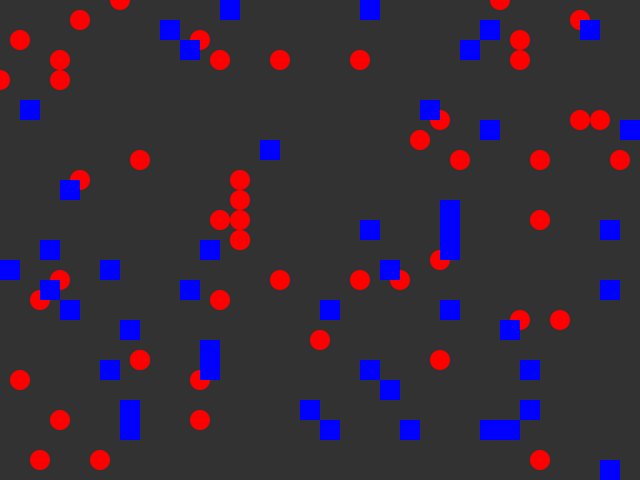
Frame 1 (no input)
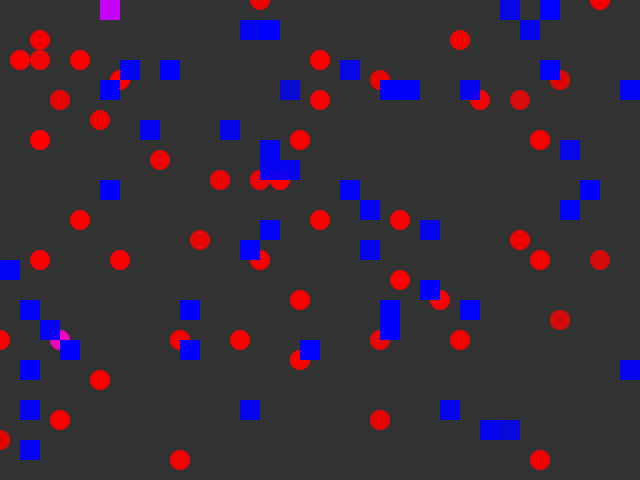
Frame 60 (the mouse pressed at the canvas centre just before this capture)
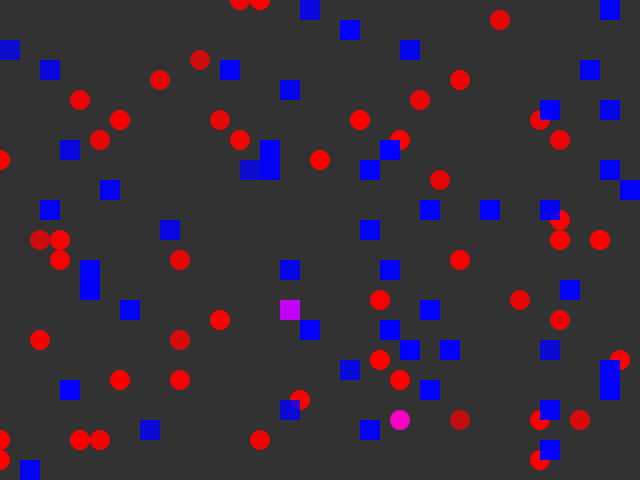
Frame 120 (the mouse held since frame 60 and released just before this capture)

The Processing sketch that drew these frames (run headless with seeded random() and noise(); from frame 60 on, the mouse is pressed at the canvas centre):

// Processing sketch: exercise04
// ── exercise04.pde
// Griddies
// by Pippin Barr
// MODIFIED BY: Ebrahim Badawi
//
// A simple artificial life system on a grid. The "griddies" are circles that move
// around randomly, and the "Grods" are square that do the same thing, 
// using energy to do so. They gain energy by overlapping with themselves. an if they have
// enough energy, they will be able to make out with the other kind and gain the max energy possible
// If a griddie or a grod loses all its energy it dies.

// The size of a single grid element
int gridSize = 20;
// two arrays storing all the griddies and grods
Griddie[] griddies = new Griddie[50];
Grod[] grods = new Grod[50];

// setup()
//
// Set up the window and the griddies

void setup() {
  // Set up the window size and framerate (lower so we can watch easier)
  size(640, 480);
  frameRate(10);

  // QUESTION: What does this for loop do?
  // ANSWER: it creates a set of griddies (in this case 50 of them) (instantiates multiple griddies if I say it
  // correctly) and place them in the random places in the different grids based on th gridSize)
  //same thing for Grods afterwards
  for (int i = 0; i < griddies.length; i++) {
    // it devides the window to grides and we will have random coordinates for a specific square each time
    // to place our griddie in it
    //same thing for grods afterwards
    int x = floor(random(0, width/gridSize));
    int y = floor(random(0, height/gridSize));
    griddies[i] = new Griddie(x * gridSize, y * gridSize, gridSize);
  }

  for (int j = 0; j < grods.length; j++) {
    int x = floor(random(0, width/gridSize));
    int y = floor(random(0, height/gridSize));
    grods[j] = new Grod (x * gridSize, y * gridSize, gridSize);
  }
}

// draw()
//
// Update all the griddies and grods, check for collisions between them, display them.

void draw() {
  background(50);

  // We need to loop through all the griddies one by one
  for (int i = 0; i < griddies.length; i++) {

    // Update the griddies
    griddies[i].update();

    // Now go through all the griddies a second time...
    for (int j = 0; j < griddies.length; j++) {
      // because we don't want to check a griddie with itself to see if they collide,
      // by using this if statement we make sure that we won't do that
      if (j != i) {
        // it checks the griddie in the index "i" with all other griddies to see if they collide or not 
        griddies[i].collide(griddies[j]);
      }
    }
    // Display the griddies
    griddies[i].display();
  }


  // We do the same thing for Grods
  for (int k = 0; k < grods.length; k++) {

    grods[k].update();

    for (int l = 0; l < grods.length; l++) {

      if (l != k) {
        grods[k].collide(grods[l]);
      }
    }
    // this time we check if a grod collides with a griddie or not
    for (int m = 0; m < griddies.length; m++) {
      grods[k].collide(griddies[m]);
    }
    grods[k].display();
  }
}
// ── Griddie.pde
// Griddie
//
// A class defining the behaviour of a single Griddie
// which can move randomly in the window (within the grid),
// loses energy per move, and gains energy from overlapping
// with another Griddie.

class Griddie {
  // Limits for energy level and gains/losses
  int maxEnergy = 255;
  int moveEnergy = -1;
  int collideEnergy = 10;

  int xMoveType;
  int yMoveType;

  // Position, size, energy, and fill color
  int x;
  int y;
  int size;
  int energy;
  color fill = color(255, 0, 0);

  // Griddie(tempX, tempY, tempSize)
  //
  // Set up the Griddie with the specified location and size
  // Initialise energy to the maximum
  Griddie(int tempX, int tempY, int tempSize) {
    x = tempX;
    y = tempY;
    size = tempSize;
    energy = maxEnergy;
  }

  // update()
  //
  // Move the Griddie and update its energy levels
  void update() {

    // QUESTION: What is this if-statement for?
    // ANSWER: if the energy of the a griddie is zero, so it breaks out of update() skipping the lines after
    // so unfortunately it dies and it's not gonna come back again
    if (energy == 0) {
      return;
    }

    // QUESTION: How does the Griddie movement updating work?
    // ANSWER: if we imagin a square 3 times bigger than a griddie, and we devide it to 9 equal squares (which gives us
    // 9 square as same size as a griddie), and we imagin our griddie as the center square in this imaginary square,
    // the griddie's next position in the next frame will be on of the other squares around it.
    //
    // I hope you get what I was trying to say :D
    xMoveType = floor(random(-1, 2));
    yMoveType = floor(random(-1, 2));
    x += size * xMoveType;
    y += size * yMoveType;



    // QUESTION: What are these if statements doing?
    // ANSWER : they prevent the griddies to get of the frame and disappear, so they bring them back
    // from the opposite side of the frame
    if (x < 0) {
      x += width;
    } else if (x >= width) {
      x -= width;
    }
    if (y < 0) {
      y += height;
    } else if (y >= height) {
      y -= height;
    }

    // Update the Griddie's energy
    // Note that moveEnergy is negative, so this _loses_ energy
    energy += moveEnergy;

    // Constrain the Griddies energy level to be within the defined bounds
    energy = constrain(energy, 0, maxEnergy);
  }

  // collide(other)
  //
  // Checks for collision with the other Griddie
  // and updates energy level

  void collide(Griddie other) {
    // QUESTION: What is this if-statement for?
    // ANSWER: if both of the griddie are dead, it breaks out of collide(Griddie other) and it won't
    // check if they collide or not ... so they will stay dead
    if (energy == 0 || other.energy == 0) {
      return;
    }

    // QUESTION: What does this if-statement check?
    // ANSWER: it checks if both of the griddies are in the same section of the grid (if they overlap)
    if (x == other.x && y == other.y) {
      // Increase this Griddie's energy
      energy += collideEnergy;
      // Constrain the energy level to be within bounds
      energy = constrain(energy, 0, maxEnergy);
    }
  }

  // display()
  //
  // Draw the Griddie on the screen as a rectangle
  void display() {
    // QUESTION: What does this fill line do?
    // ANSWER; gives the griddie a color which is "fill", and oppacity which represents its energy
    fill(fill, energy); 
    noStroke();
    ellipse(x, y, size, size);
  }
}
// ── Grod.pde
// Grod
//
// A class defining the behaviour of a single Grod
// which can move randomly in the window (within the grid),
// loses energy per move, and gains energy from overlapping
// with another Grod
// and becomes extremely happy by meeting a Griddie

class Grod {
  // Limits for energy level and gains/losses
  int maxEnergy = 255;
  int moveEnergy = -1;
  int collideEnergy = 10;

  int xMoveType;
  int yMoveType;

  // Position, size, energy, and fill color
  int x;
  int y;
  int size;
  int energy;
  color fill = color(0, 0, 255);

  // Grod(tempX, tempY, tempSize)
  //
  // Set up the Grod with the specified location and size
  // Initialise energy to the maximum
  Grod (int tempX, int tempY, int tempSize) {
    x = tempX;
    y = tempY;
    size = tempSize;
    energy = maxEnergy;
  }

  // update()
  //
  // Move the Grod and update its energy levels
  void update() {

    // if the energy of the a Grod is zero, so it breaks out of update() skipping the lines after
    // so it dies and it's not gonna come back again
    if (energy == 0) {
      return;
    }

    // if we imagin a square 3 times bigger than a Grod, and we devide it to 9 equal squares (which gives us
    // 9 square as same size as a Grod), and we imagin our Grod as the center square in this imaginary square,
    // the Grod's next position in the next frame will be one of these 9 squares.
    int xMoveType = floor(random(-1, 2));
    int yMoveType = floor(random(-1, 2));
    x += size * xMoveType;
    y += size * yMoveType;

    // they prevent the Grods to get of the frame and disappear, so they bring them back
    // from the opposite side of the frame
    if (x < 0) {
      x += width;
    } else if (x >= width) {
      x -= width;
    }
    if (y < 0) {
      y += height;
    } else if (y >= height) {
      y -= height;
    }

    // Update the Grod's energy
    // Note that moveEnergy is negative, so this _loses_ energy
    energy += moveEnergy;

    // Constrain the Grods energy level to be within the defined bounds
    energy = constrain(energy, 0, maxEnergy);
  }

  // collide(other)
  //
  // Checks for collision with the other Grod
  // and updates energy level

  void collide(Grod other) {
    // if both of the Grods are dead, it breaks out of collide(other) and it won't
    // check if they collide or not ... so they will stay dead
    if (energy == 0 || other.energy == 0) {
      return;
    }

    // it checks if both of the Grods are in the same section of the grid (if they overlap)
    if (x == other.x && y == other.y) {
      // Increase this Grod's energy
      energy += collideEnergy;
      // Constrain the energy level to be within bounds
      energy = constrain(energy, 0, maxEnergy);
    }
  }

  //
  void collide(Griddie other) {
    // if both of the griddie and the Grod are dead, it breaks out of collide(Griddie other) and it won't
    // check if they collide or not ... so they will stay dead
    if (energy == 0 || other.energy == 0) {
      return;
    }

    // it checks if the Grod and the griddie are in the same section of the grid (if they overlap)
    if (x == other.x && y == other.y) {
      // if the grod and the griddie have enough energy, they will have fun for a moment,
      // their energy becomes full and they color will change so we can say that they got married
      if ((4*maxEnergy/5 < energy && energy < maxEnergy) || (4*maxEnergy/5 < other.energy && other.energy < maxEnergy)) {
        // Increase their energy
        energy += collideEnergy;
        other.energy += collideEnergy;

        // make them stop and let them enjoy their time
        xMoveType = 0;
        yMoveType = 0;
        other.xMoveType = 0;
        other.yMoveType = 0;
      } else if (energy == maxEnergy && other.energy == maxEnergy) {
        // they will finish their thing, they become purple and they continue their random movement
        fill = color(200, 0, 255);
        other.fill = color(255, 0, 200);
      }

      // Constrain the energy level to be within bounds
      energy = constrain(energy, 0, maxEnergy);
    }
  }

  // display()
  //
  // Draw the Grod on the screen as a rectangle
  void display() {
    // gives the grod a color which is "fill", and oppacity which represents its energy
    fill(fill, energy); 
    noStroke();
    rect(x, y, size, size);
  }
}
